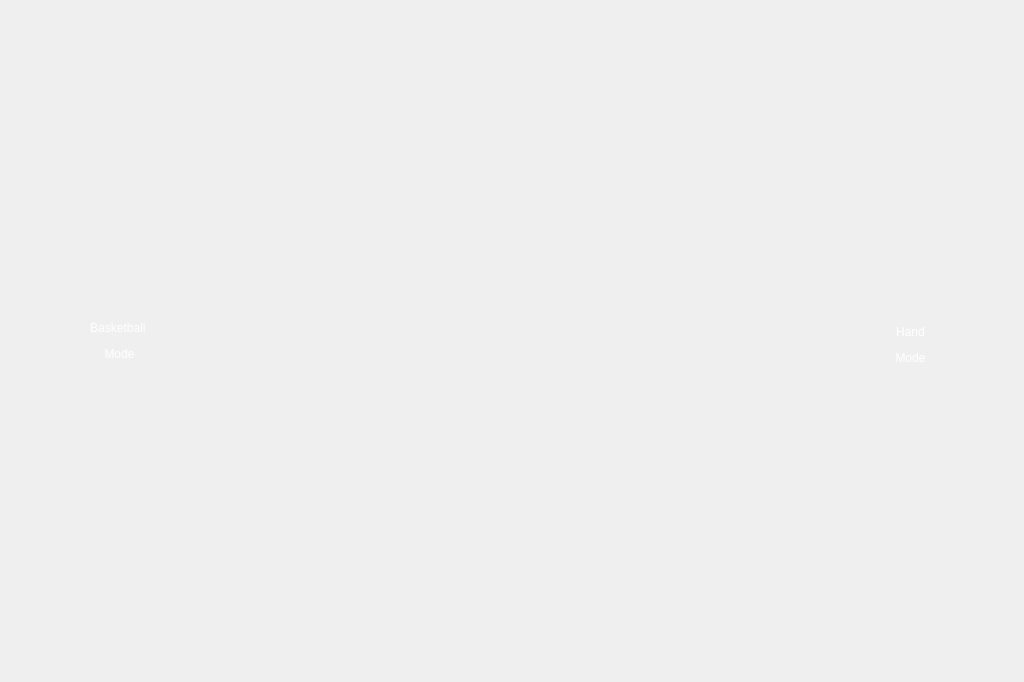
<?xml version="1.0" encoding="UTF-8"?>
<ui version="4.0">
 <class>Basketball</class>
 <widget class="QWidget" name="Basketball">
  <property name="geometry">
   <rect>
    <x>0</x>
    <y>0</y>
    <width>1024</width>
    <height>682</height>
   </rect>
  </property>
  <property name="windowTitle">
   <string>Form</string>
  </property>
  <property name="styleSheet">
   <string notr="true"/>
  </property>
  <widget class="QStackedWidget" name="stackedWidget">
   <property name="geometry">
    <rect>
     <x>0</x>
     <y>0</y>
     <width>1024</width>
     <height>682</height>
    </rect>
   </property>
   <property name="styleSheet">
    <string notr="true"/>
   </property>
   <property name="currentIndex">
    <number>3</number>
   </property>
   <widget class="QWidget" name="page1">
    <property name="styleSheet">
     <string notr="true"/>
    </property>
    <widget class="QLabel" name="Background1">
     <property name="geometry">
      <rect>
       <x>0</x>
       <y>0</y>
       <width>1024</width>
       <height>682</height>
      </rect>
     </property>
     <property name="styleSheet">
      <string notr="true">background-image: url(:/background2.PNG);</string>
     </property>
     <property name="text">
      <string/>
     </property>
    </widget>
    <widget class="QLabel" name="ProjectName">
     <property name="geometry">
      <rect>
       <x>237</x>
       <y>110</y>
       <width>550</width>
       <height>140</height>
      </rect>
     </property>
     <property name="styleSheet">
      <string notr="true">color: rgb(255, 255, 255);
font: 75pt &quot;Bauhaus 93&quot;;</string>
     </property>
     <property name="text">
      <string>&lt;html&gt;&lt;head/&gt;&lt;body&gt;&lt;p align=&quot;center&quot;&gt;Right Now!&lt;/p&gt;&lt;/body&gt;&lt;/html&gt;</string>
     </property>
    </widget>
    <widget class="QPushButton" name="AnalyseMode">
     <property name="geometry">
      <rect>
       <x>370</x>
       <y>270</y>
       <width>100</width>
       <height>40</height>
      </rect>
     </property>
     <property name="styleSheet">
      <string notr="true">background-color: rgb(120, 170, 195);
color: rgb(255, 255, 255);
font: 15pt &quot;Bauhaus 93&quot;;</string>
     </property>
     <property name="text">
      <string>Analyse</string>
     </property>
    </widget>
    <widget class="QPushButton" name="TrainMode">
     <property name="geometry">
      <rect>
       <x>540</x>
       <y>270</y>
       <width>100</width>
       <height>40</height>
      </rect>
     </property>
     <property name="styleSheet">
      <string notr="true">background-color: rgb(120, 170, 195);
color: rgb(255, 255, 255);
font: 15pt &quot;Bauhaus 93&quot;;</string>
     </property>
     <property name="text">
      <string>Train</string>
     </property>
    </widget>
   </widget>
   <widget class="QWidget" name="page2">
    <widget class="QLabel" name="AnalyseVideo">
     <property name="geometry">
      <rect>
       <x>0</x>
       <y>0</y>
       <width>1024</width>
       <height>682</height>
      </rect>
     </property>
     <property name="styleSheet">
      <string notr="true"/>
     </property>
     <property name="text">
      <string/>
     </property>
    </widget>
    <widget class="QPushButton" name="Back1">
     <property name="geometry">
      <rect>
       <x>930</x>
       <y>640</y>
       <width>81</width>
       <height>26</height>
      </rect>
     </property>
     <property name="styleSheet">
      <string notr="true">background-color: rgb(255, 255, 255);
color: rgb(0,0,0);
font: 15pt &quot;Bauhaus 93&quot;;</string>
     </property>
     <property name="text">
      <string>Back</string>
     </property>
    </widget>
    <widget class="QLabel" name="Hit">
     <property name="geometry">
      <rect>
       <x>412</x>
       <y>570</y>
       <width>200</width>
       <height>70</height>
      </rect>
     </property>
     <property name="styleSheet">
      <string notr="true">color: rgb(255, 255, 255);
background-color: rgba(0, 0, 0, 64);
font: 48pt &quot;Bauhaus 93&quot;;</string>
     </property>
     <property name="text">
      <string>&lt;html&gt;&lt;head/&gt;&lt;body&gt;&lt;p align=&quot;center&quot;&gt;1 / 10&lt;/p&gt;&lt;/body&gt;&lt;/html&gt;</string>
     </property>
    </widget>
   </widget>
   <widget class="QWidget" name="page3">
    <widget class="QLabel" name="Total1">
     <property name="geometry">
      <rect>
       <x>350</x>
       <y>240</y>
       <width>220</width>
       <height>60</height>
      </rect>
     </property>
     <property name="styleSheet">
      <string notr="true">color: rgb(255, 255, 255);
font: 40pt &quot;Bauhaus 93&quot;;</string>
     </property>
     <property name="text">
      <string>Total:</string>
     </property>
    </widget>
    <widget class="QLabel" name="Hit2">
     <property name="geometry">
      <rect>
       <x>580</x>
       <y>170</y>
       <width>100</width>
       <height>60</height>
      </rect>
     </property>
     <property name="styleSheet">
      <string notr="true">color: rgb(255, 255, 255);
font: 40pt &quot;Bauhaus 93&quot;;</string>
     </property>
     <property name="text">
      <string>10</string>
     </property>
    </widget>
    <widget class="QPushButton" name="Back2">
     <property name="geometry">
      <rect>
       <x>930</x>
       <y>640</y>
       <width>81</width>
       <height>26</height>
      </rect>
     </property>
     <property name="styleSheet">
      <string notr="true">background-color: rgb(255, 255, 255);
color: rgb(0,0,0);
font: 15pt &quot;Bauhaus 93&quot;;</string>
     </property>
     <property name="text">
      <string>Back</string>
     </property>
    </widget>
    <widget class="QLabel" name="Background3">
     <property name="geometry">
      <rect>
       <x>332</x>
       <y>146</y>
       <width>360</width>
       <height>390</height>
      </rect>
     </property>
     <property name="styleSheet">
      <string notr="true">background-color: rgba(0, 0, 0, 65);</string>
     </property>
     <property name="text">
      <string/>
     </property>
    </widget>
    <widget class="QLabel" name="Hit1">
     <property name="geometry">
      <rect>
       <x>350</x>
       <y>170</y>
       <width>220</width>
       <height>60</height>
      </rect>
     </property>
     <property name="styleSheet">
      <string notr="true">color: rgb(255, 255, 255);
font: 40pt &quot;Bauhaus 93&quot;;</string>
     </property>
     <property name="text">
      <string>Hit:</string>
     </property>
    </widget>
    <widget class="QLabel" name="Rate1">
     <property name="geometry">
      <rect>
       <x>350</x>
       <y>310</y>
       <width>220</width>
       <height>60</height>
      </rect>
     </property>
     <property name="styleSheet">
      <string notr="true">color: rgb(255, 255, 255);
font: 40pt &quot;Bauhaus 93&quot;;</string>
     </property>
     <property name="text">
      <string>Hit Rate:</string>
     </property>
    </widget>
    <widget class="QLabel" name="Speed1">
     <property name="geometry">
      <rect>
       <x>350</x>
       <y>380</y>
       <width>220</width>
       <height>60</height>
      </rect>
     </property>
     <property name="styleSheet">
      <string notr="true">color: rgb(255, 255, 255);
font: 40pt &quot;Bauhaus 93&quot;;</string>
     </property>
     <property name="text">
      <string>Speed:</string>
     </property>
    </widget>
    <widget class="QLabel" name="Angle1">
     <property name="geometry">
      <rect>
       <x>350</x>
       <y>450</y>
       <width>220</width>
       <height>71</height>
      </rect>
     </property>
     <property name="styleSheet">
      <string notr="true">color: rgb(255, 255, 255);
font: 40pt &quot;Bauhaus 93&quot;;</string>
     </property>
     <property name="text">
      <string>Angle:</string>
     </property>
    </widget>
    <widget class="QLabel" name="Total2">
     <property name="geometry">
      <rect>
       <x>580</x>
       <y>240</y>
       <width>100</width>
       <height>60</height>
      </rect>
     </property>
     <property name="styleSheet">
      <string notr="true">color: rgb(255, 255, 255);
font: 40pt &quot;Bauhaus 93&quot;;</string>
     </property>
     <property name="text">
      <string>10</string>
     </property>
    </widget>
    <widget class="QLabel" name="Rate2">
     <property name="geometry">
      <rect>
       <x>580</x>
       <y>310</y>
       <width>100</width>
       <height>60</height>
      </rect>
     </property>
     <property name="styleSheet">
      <string notr="true">color: rgb(255, 255, 255);
font: 40pt &quot;Bauhaus 93&quot;;</string>
     </property>
     <property name="text">
      <string>10</string>
     </property>
    </widget>
    <widget class="QLabel" name="Speed2">
     <property name="geometry">
      <rect>
       <x>580</x>
       <y>380</y>
       <width>100</width>
       <height>60</height>
      </rect>
     </property>
     <property name="styleSheet">
      <string notr="true">color: rgb(255, 255, 255);
font: 40pt &quot;Bauhaus 93&quot;;</string>
     </property>
     <property name="text">
      <string>10</string>
     </property>
    </widget>
    <widget class="QLabel" name="Angle2">
     <property name="geometry">
      <rect>
       <x>580</x>
       <y>450</y>
       <width>100</width>
       <height>60</height>
      </rect>
     </property>
     <property name="styleSheet">
      <string notr="true">color: rgb(255, 255, 255);
font: 40pt &quot;Bauhaus 93&quot;;</string>
     </property>
     <property name="text">
      <string>10</string>
     </property>
    </widget>
    <zorder>Background3</zorder>
    <zorder>Total1</zorder>
    <zorder>Hit2</zorder>
    <zorder>Back2</zorder>
    <zorder>Hit1</zorder>
    <zorder>Rate1</zorder>
    <zorder>Speed1</zorder>
    <zorder>Angle1</zorder>
    <zorder>Total2</zorder>
    <zorder>Rate2</zorder>
    <zorder>Speed2</zorder>
    <zorder>Angle2</zorder>
   </widget>
   <widget class="QWidget" name="page4">
    <widget class="QLabel" name="Background4">
     <property name="geometry">
      <rect>
       <x>0</x>
       <y>0</y>
       <width>1024</width>
       <height>682</height>
      </rect>
     </property>
     <property name="styleSheet">
      <string notr="true">background-image: url(:/background3.PNG);</string>
     </property>
     <property name="text">
      <string/>
     </property>
    </widget>
    <widget class="QLabel" name="BasketballMode">
     <property name="geometry">
      <rect>
       <x>-1</x>
       <y>261</y>
       <width>241</width>
       <height>160</height>
      </rect>
     </property>
     <property name="styleSheet">
      <string notr="true">color: rgb(255, 255, 255);
font: 35pt &quot;Bauhaus 93&quot;;</string>
     </property>
     <property name="text">
      <string>&lt;html&gt;&lt;head/&gt;&lt;body&gt;&lt;p align=&quot;center&quot;&gt;Basketball &lt;/p&gt;&lt;p align=&quot;center&quot;&gt;Mode&lt;/p&gt;&lt;/body&gt;&lt;/html&gt;</string>
     </property>
    </widget>
    <widget class="QLabel" name="BasketballIcon">
     <property name="geometry">
      <rect>
       <x>330</x>
       <y>291</y>
       <width>100</width>
       <height>100</height>
      </rect>
     </property>
     <property name="styleSheet">
      <string notr="true">background-image: url(:/basketball2.PNG);</string>
     </property>
     <property name="text">
      <string/>
     </property>
    </widget>
    <widget class="QLabel" name="HandIcon">
     <property name="geometry">
      <rect>
       <x>590</x>
       <y>291</y>
       <width>100</width>
       <height>100</height>
      </rect>
     </property>
     <property name="styleSheet">
      <string notr="true">background-image: url(:/hand3.PNG);</string>
     </property>
     <property name="text">
      <string/>
     </property>
    </widget>
    <widget class="QLabel" name="HandMode">
     <property name="geometry">
      <rect>
       <x>800</x>
       <y>260</y>
       <width>221</width>
       <height>171</height>
      </rect>
     </property>
     <property name="styleSheet">
      <string notr="true">color: rgb(255, 255, 255);
font: 35pt &quot;Bauhaus 93&quot;;</string>
     </property>
     <property name="text">
      <string>&lt;html&gt;&lt;head/&gt;&lt;body&gt;&lt;p align=&quot;center&quot;&gt;Hand&lt;/p&gt;&lt;p align=&quot;center&quot;&gt;Mode&lt;/p&gt;&lt;/body&gt;&lt;/html&gt;</string>
     </property>
    </widget>
   </widget>
   <widget class="QWidget" name="page5">
    <widget class="QLabel" name="Video5">
     <property name="geometry">
      <rect>
       <x>0</x>
       <y>0</y>
       <width>1024</width>
       <height>682</height>
      </rect>
     </property>
     <property name="text">
      <string/>
     </property>
    </widget>
    <widget class="QLabel" name="Points1">
     <property name="geometry">
      <rect>
       <x>440</x>
       <y>550</y>
       <width>190</width>
       <height>70</height>
      </rect>
     </property>
     <property name="styleSheet">
      <string notr="true">color: rgb(255,255,255);
font: 48pt &quot;Bauhaus 93&quot;;</string>
     </property>
     <property name="text">
      <string>&lt;html&gt;&lt;head/&gt;&lt;body&gt;&lt;p align=&quot;center&quot;&gt;10&lt;/p&gt;&lt;/body&gt;&lt;/html&gt;</string>
     </property>
    </widget>
    <widget class="QLabel" name="BasketballIcon1">
     <property name="geometry">
      <rect>
       <x>780</x>
       <y>240</y>
       <width>100</width>
       <height>100</height>
      </rect>
     </property>
     <property name="styleSheet">
      <string notr="true">background-image: url(:/basketball.PNG);</string>
     </property>
     <property name="text">
      <string/>
     </property>
    </widget>
    <widget class="QPushButton" name="Back5">
     <property name="geometry">
      <rect>
       <x>930</x>
       <y>640</y>
       <width>81</width>
       <height>26</height>
      </rect>
     </property>
     <property name="styleSheet">
      <string notr="true">background-color: rgb(255, 255, 255);
color: rgb(0,0,0);
font: 15pt &quot;Bauhaus 93&quot;;</string>
     </property>
     <property name="text">
      <string>Back</string>
     </property>
    </widget>
    <widget class="QLabel" name="Time1">
     <property name="geometry">
      <rect>
       <x>810</x>
       <y>10</y>
       <width>185</width>
       <height>90</height>
      </rect>
     </property>
     <property name="styleSheet">
      <string notr="true">color: rgb(255,255,255);
font: 50pt &quot;Bauhaus 93&quot;;</string>
     </property>
     <property name="text">
      <string>01:00</string>
     </property>
    </widget>
    <widget class="QLabel" name="TimeBackground1">
     <property name="geometry">
      <rect>
       <x>810</x>
       <y>10</y>
       <width>185</width>
       <height>90</height>
      </rect>
     </property>
     <property name="styleSheet">
      <string notr="true">background-color: rgba(0, 0, 0, 64);</string>
     </property>
     <property name="text">
      <string/>
     </property>
    </widget>
    <widget class="QLabel" name="PointsBackground1">
     <property name="geometry">
      <rect>
       <x>440</x>
       <y>550</y>
       <width>190</width>
       <height>70</height>
      </rect>
     </property>
     <property name="styleSheet">
      <string notr="true">background-color: rgba(0, 0, 0, 64);</string>
     </property>
     <property name="text">
      <string/>
     </property>
    </widget>
    <zorder>TimeBackground1</zorder>
    <zorder>PointsBackground1</zorder>
    <zorder>Video5</zorder>
    <zorder>Points1</zorder>
    <zorder>BasketballIcon1</zorder>
    <zorder>Back5</zorder>
    <zorder>Time1</zorder>
   </widget>
   <widget class="QWidget" name="page6">
    <widget class="QLabel" name="Video6">
     <property name="geometry">
      <rect>
       <x>0</x>
       <y>0</y>
       <width>1024</width>
       <height>682</height>
      </rect>
     </property>
     <property name="text">
      <string/>
     </property>
    </widget>
    <widget class="QLabel" name="HandIcon1">
     <property name="geometry">
      <rect>
       <x>840</x>
       <y>260</y>
       <width>50</width>
       <height>50</height>
      </rect>
     </property>
     <property name="styleSheet">
      <string notr="true">background-image: url(:/hand.PNG);</string>
     </property>
     <property name="text">
      <string/>
     </property>
    </widget>
    <widget class="QLabel" name="Time2">
     <property name="geometry">
      <rect>
       <x>810</x>
       <y>10</y>
       <width>185</width>
       <height>90</height>
      </rect>
     </property>
     <property name="styleSheet">
      <string notr="true">color: rgb(255,255,255);
font: 50pt &quot;Bauhaus 93&quot;;</string>
     </property>
     <property name="text">
      <string>01:00</string>
     </property>
    </widget>
    <widget class="QLabel" name="TimeBackground2">
     <property name="geometry">
      <rect>
       <x>810</x>
       <y>10</y>
       <width>185</width>
       <height>90</height>
      </rect>
     </property>
     <property name="styleSheet">
      <string notr="true">background-color: rgba(0, 0, 0, 64);</string>
     </property>
     <property name="text">
      <string/>
     </property>
    </widget>
    <widget class="QPushButton" name="Back6">
     <property name="geometry">
      <rect>
       <x>930</x>
       <y>640</y>
       <width>81</width>
       <height>26</height>
      </rect>
     </property>
     <property name="styleSheet">
      <string notr="true">background-color: rgb(255, 255, 255);
color: rgb(0,0,0);
font: 15pt &quot;Bauhaus 93&quot;;</string>
     </property>
     <property name="text">
      <string>Back</string>
     </property>
    </widget>
    <widget class="QLabel" name="Points2">
     <property name="geometry">
      <rect>
       <x>440</x>
       <y>550</y>
       <width>190</width>
       <height>70</height>
      </rect>
     </property>
     <property name="styleSheet">
      <string notr="true">color: rgb(255,255,255);
font: 48pt &quot;Bauhaus 93&quot;;</string>
     </property>
     <property name="text">
      <string>&lt;html&gt;&lt;head/&gt;&lt;body&gt;&lt;p align=&quot;center&quot;&gt;10&lt;/p&gt;&lt;/body&gt;&lt;/html&gt;</string>
     </property>
    </widget>
    <widget class="QLabel" name="PointsBackground2">
     <property name="geometry">
      <rect>
       <x>440</x>
       <y>550</y>
       <width>190</width>
       <height>70</height>
      </rect>
     </property>
     <property name="styleSheet">
      <string notr="true">background-color: rgba(0, 0, 0, 64);</string>
     </property>
     <property name="text">
      <string/>
     </property>
    </widget>
    <zorder>PointsBackground2</zorder>
    <zorder>TimeBackground2</zorder>
    <zorder>Video6</zorder>
    <zorder>HandIcon1</zorder>
    <zorder>Time2</zorder>
    <zorder>Back6</zorder>
    <zorder>Points2</zorder>
   </widget>
  </widget>
 </widget>
 <resources>
  <include location="background2.qrc"/>
  <include location="hand3.qrc"/>
  <include location="basketball2.qrc"/>
  <include location="background3.qrc"/>
  <include location="hand.qrc"/>
  <include location="basketball.qrc"/>
 </resources>
 <connections/>
</ui>
